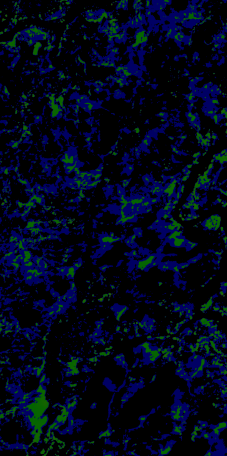

Write Python code to recreate this figure.
# Santo Antão, Zelenortski otoki: the tree crowns by the road from the canopy height model (Meta and World Resources Institute, High Resolution
# Canopy Height Maps, CC BY 4.0: about 1 m pixels, the trees' top heights), for the trees by the road at their real places and heights (as
# tools/silkeborg/krosnje.py for Silkeborg; tools/proga-podatki.py's chm.png has the model's mean over 10 m cells, which mixes a cell's cover
# and its trees' height).
#   python3 -I tools/santoantao/krosnje.py   -> tools/santoantao/krosnje.png and krosnje.json (8 m cells over the road and 272 m round it, in the
#                                               frame of santoantao.json) and the crowns (def.ch, within 280 m of the line, in the game's frame:
#                                               build.py's start line) in js/tracks/santoantao.js, between »krošnje (tools/santoantao/krosnje.py)«
#                                               and »konec krošenj« (before build.py's data block, which it leaves as it is); read by
#                                               js/world-santoantao.js
#   python3 -I tools/santoantao/krosnje.py --zapisi   -> only the block in js/tracks/santoantao.js, from the committed krosnje.png (no download)
# Needs rasterio (reads the model's 1.2 m tiles straight from its public bucket, only the window round the road) and scipy (build.py's line).
import json, math, os, re, sys, warnings
import numpy as np
from PIL import Image

HERE = os.path.dirname(os.path.abspath(__file__)); sys.path.insert(0, HERE)
import build as B   # (the frame, the line and the start line as build.py has them)

J = B.J; LINE = np.array(J['line'], float).reshape(-1, 2)
M, C, SUB, TH, NEAR = 272, 8, 0.5, 3, 280   # the margin round the road, the cell, the sampling step, a tree's least height (m), the crowns kept
la = math.radians(J['lat0']); Mr, Nr = B.radii(J['lat0'])
A64 = B.A64

def lonlat(X, Z): return J['lon0'] + np.degrees(X / (Nr * math.cos(la))), J['lat0'] - np.degrees(Z / Mr)   # (build.py's xz inverted)

def tile_url(lat, lon):   # the model's tiles: level-9 quadkeys of Web Mercator
    n = 512; x = int((lon + 180) / 360 * n); r = math.radians(lat); y = int((1 - math.log(math.tan(r) + 1 / math.cos(r)) / math.pi) / 2 * n)
    q = ''.join(str((1 if x >> (8 - i) & 1 else 0) + (2 if y >> (8 - i) & 1 else 0)) for i in range(9))
    return 'https://dataforgood-fb-data.s3.amazonaws.com/forests/v1/alsgedi_global_v6_float/chm/%s.tif' % q

def origin():   # build.py main's line on 1 m samples and its start line (the game's origin)
    x, z, s, u = B.resample(LINE[:, 0], LINE[:, 1], 1.0, np.arange(len(LINE)) * J['step'])
    x = B.gaussian_filter1d(x, 1.5, mode='nearest'); z = B.gaussian_filter1d(z, 1.5, mode='nearest')
    x, z, s, u = B.resample(x, z, 1.0, u)
    S0 = B.xz(B.CFG['route'][1][0], B.CFG['route'][1][1]); i0 = int(np.argmin(np.hypot(x - S0[0], z - S0[1])))
    ox, oz = float(x[i0]), float(z[i0])
    pts = json.loads(re.search(r'\n    points: (\[\[.*?\]\]),\n', open(B.TRACK).read()).group(1))   # (the check: the track's points are this line's)
    assert all(abs(px - round(float(x[i * 5]) - ox, 2)) < 0.011 and abs(pz - round(float(z[i * 5]) - oz, 2)) < 0.011 for i, (px, pz) in enumerate(pts[:-1])), 'not build.py\'s line'
    return ox, oz, np.c_[x - ox, z - oz]

def sample():
    import rasterio
    from rasterio.windows import from_bounds
    from rasterio.warp import transform
    x0 = math.floor((LINE[:, 0].min() - M) / C) * C; z0 = math.floor((LINE[:, 1].min() - M) / C) * C
    nx = int(math.ceil((LINE[:, 0].max() + M - x0) / C)); nz = int(math.ceil((LINE[:, 1].max() + M - z0) / C))
    lo_a, la_a = lonlat(x0, z0 + nz * C); lo_b, la_b = lonlat(x0 + nx * C, z0)
    k = int(C / SUB); X, Z = np.meshgrid(x0 + (np.arange(nx * k) + 0.5) * SUB, z0 + (np.arange(nz * k) + 0.5) * SUB)
    lon, lat = lonlat(X, Z); mx, my = transform('EPSG:4326', 'EPSG:3857', lon.ravel(), lat.ravel()); mx = np.array(mx); my = np.array(my)
    urls = sorted({tile_url(lt, lo) for lo in (lo_a, lo_b) for lt in (la_a, la_b)}); S = np.zeros(mx.size, np.float32); done = np.zeros(mx.size, bool)
    for url in urls:   # (each sample from its own tile, should the window cross into another)
        with rasterio.open(url) as src:
            L, Bo, R, Tp = src.bounds; ins = (mx >= L) & (mx < R) & (my > Bo) & (my <= Tp) & ~done
            if not ins.any(): continue
            win = from_bounds(max(mx[ins].min() - 5, L), max(my[ins].min() - 5, Bo), min(mx[ins].max() + 5, R), min(my[ins].max() + 5, Tp), src.transform)
            win = win.round_offsets().round_lengths(); A = src.read(1, window=win); T = src.window_transform(win)
        col, row = ~T * (mx[ins], my[ins])
        S[ins] = A[np.clip(np.floor(row).astype(int), 0, A.shape[0] - 1), np.clip(np.floor(col).astype(int), 0, A.shape[1] - 1)]; done |= ins
    assert done.all(); S = S.reshape(X.shape); S[S > 60] = 0   # (as tools/proga-podatki.py: the model's no-data)
    Bk = S.reshape(nz, k, nx, k).transpose(0, 2, 1, 3).reshape(nz, nx, k * k)   # the samples of each cell
    tree = Bk >= TH; cov = tree.mean(2); low = ((Bk >= 1) & ~tree).mean(2)   # (1-3 m: young trees, shrubs, the cane in the fields; and the model's noise)
    with np.errstate(all='ignore'), warnings.catch_warnings():
        warnings.simplefilter('ignore'); top = np.nan_to_num(np.nanpercentile(np.where(tree, Bk, np.nan), 90, axis=2))
    img = np.stack([np.clip(np.round(top), 0, 255), np.round(cov * 100), np.round(low * 100)], 2).astype(np.uint8)
    Image.fromarray(img, 'RGB').save(os.path.join(HERE, 'krosnje.png'), optimize=True)
    meta = dict(file='krosnje.png', x0=x0, z0=z0, nx=nx, nz=nz, cell=C, urls=urls,
                enc='R: the top height (the 90th percentile of the samples of %d m or more, m; 0 = none), G: the cover (the share of those samples, %%), B: the share of the samples of 1-%d m (%%); row 0 = z0 (north), col 0 = x0 (west), the frame of santoantao.json' % (TH, TH),
                what='Meta and World Resources Institute, High Resolution Canopy Height Maps (CC BY 4.0), sampled every %.1f m' % SUB)
    json.dump(meta, open(os.path.join(HERE, 'krosnje.json'), 'w'), indent=1)
    print('cells %d x %d (%d m), x0 %d z0 %d; with trees %.1f %%, cover %.1f %%; tops: median %.0f m, p90 %.0f m, max %.0f m' % (
        nx, nz, C, x0, z0, 100 * (cov >= 0.1).mean(), 100 * cov.mean(), np.median(top[cov >= 0.1]), np.percentile(top[cov >= 0.1], 90), top.max()))

def rle_ch(top, cov):   # as tools/silkeborg/build.py: c < 36 a cell with crowns (its top 4 + 2 (c % 12) m, its cover's level c // 12: 0 sparse
    out = []; z = 0     # (under 35 %), 1 half (under 65 %), 2 closed), c >= 36 c - 35 cells without (under 10 % cover or under 3 m)
    def flush():
        nonlocal z
        while z > 0: r = min(z, 28); out.append(A64[35 + r]); z -= r
    for t, c in zip(top.ravel(), cov.ravel()):
        if c < 10 or t < TH: z += 1; continue
        flush(); lv = 0 if c < 35 else 1 if c < 65 else 2; h = min(11, max(0, int(round((t - 4) / 2)))); out.append(A64[lv * 12 + h])
    flush(); return ''.join(out)

def write():
    kj = json.load(open(os.path.join(HERE, 'krosnje.json'))); ka = np.asarray(Image.open(os.path.join(HERE, kj['file']))).astype(int); kc = kj['cell']
    ox, oz, P = origin()
    KX, KZ = np.meshgrid(kj['x0'] + (np.arange(kj['nx']) + 0.5) * kc - ox, kj['z0'] + (np.arange(kj['nz']) + 0.5) * kc - oz)
    out = (B.cKDTree(P).query(np.c_[KX.ravel(), KZ.ravel()])[0] > NEAR).reshape(KX.shape)
    top, cov = np.where(out, 0, ka[..., 0]), np.where(out, 0, ka[..., 1])
    ch = dict(x0=round(kj['x0'] - ox, 2), z0=round(kj['z0'] - oz, 2), nx=kj['nx'], nz=kj['nz'], cell=kc, rle=rle_ch(top, cov))
    A, E = '    // ---- krošnje (tools/santoantao/krosnje.py) ----\n', '    // ---- konec krošenj ----\n'
    blk = A + '    ch: %s,\n' % B.jsval(ch) + E
    src = open(B.TRACK).read()
    if A in src: i, j = src.index(A), src.index(E) + len(E)
    else: i = j = src.index('    // ---- podatki (tools/santoantao/build.py) ----\n')
    src = src[:i] + blk + src[j:]; open(B.TRACK, 'w').write(src)
    n = ((cov >= 10) & (top >= TH)).sum()
    print('origin %.2f %.2f; crowns within %d m: %d cells (%.0f %% sparse, %.0f %% half, %.0f %% closed), %d chars' % (
        ox, oz, NEAR, n, 100 * ((cov >= 10) & (cov < 35) & (top >= TH)).sum() / max(n, 1), 100 * ((cov >= 35) & (cov < 65) & (top >= TH)).sum() / max(n, 1),
        100 * ((cov >= 65) & (top >= TH)).sum() / max(n, 1), len(ch['rle'])))

if __name__ == '__main__':
    if '--zapisi' not in sys.argv: sample()   # (--zapisi: only the block, from the committed krosnje.png)
    write()
